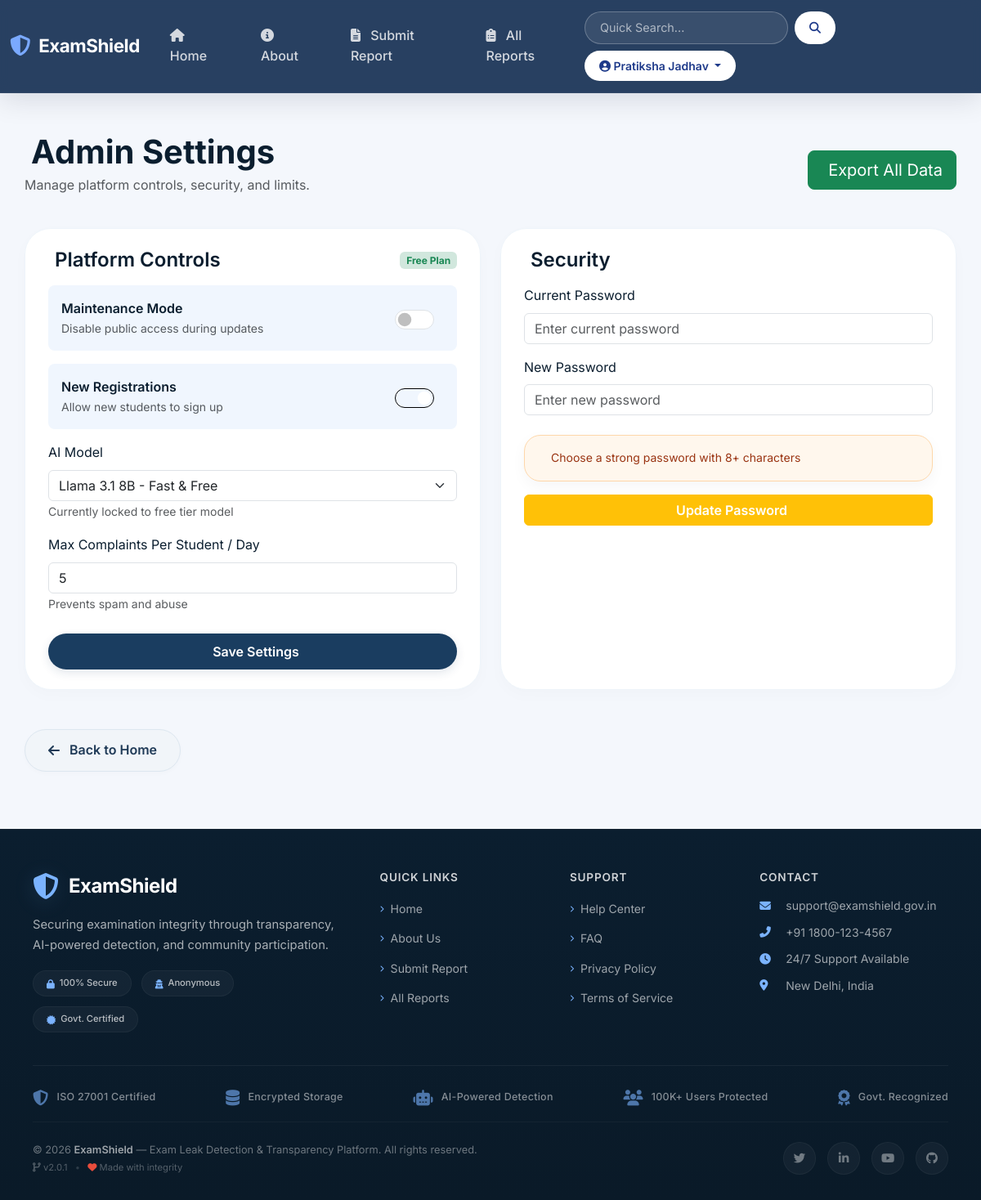
The app's page /admin/settings (signed in) with its own data.
### tables this page shows
CREATE TABLE users (
            id INTEGER PRIMARY KEY AUTOINCREMENT,
            username TEXT NOT NULL UNIQUE,
            password TEXT NOT NULL,
            email TEXT UNIQUE,
            mobile TEXT UNIQUE,
            name TEXT,
            role TEXT DEFAULT 'student',

            -- Verification
            is_mobile_verified INTEGER DEFAULT 0,
            is_email_verified INTEGER DEFAULT 0,
            mobile_otp TEXT,
            otp_generated_at TEXT,

            -- Identity Proof 
            profile_photo TEXT,
            id_proof_type TEXT,
            id_proof_number TEXT,
            id_proof_photo TEXT,
            is_id_verified INTEGER DEFAULT 0,

            -- Tracking & Moderation
            signup_ip TEXT,
            signup_user_agent TEXT,
            created_at TEXT DEFAULT CURRENT_TIMESTAMP,
            is_blocked INTEGER DEFAULT 0,
            trust_score INTEGER DEFAULT 100
        );

CREATE TABLE settings (
                id INTEGER PRIMARY KEY,
                ai_model TEXT DEFAULT 'llama-3.1-8b-instant',
                maintenance_mode INTEGER DEFAULT 0,
                registration_open INTEGER DEFAULT 1,
                max_daily_complaints INTEGER DEFAULT 5
            );

### app.py (the view, shortened to what this page needs)
@app.route('/admin/settings', methods=['GET', 'POST'])
@login_required
@admin_required
def admin_settings():
    conn = get_db()
    settings = conn.execute("SELECT * FROM settings WHERE id=1").fetchone()
    admin = conn.execute("SELECT * FROM users WHERE id =?", (current_user.id,)).fetchone()
    conn.close()
    return render_template('admin_settings.html', admin=admin, settings=settings)

### app.py (called while the page is built)
@login_manager.user_loader
def load_user(user_id):
    conn = get_db()
    user_row = conn.execute('SELECT * FROM users WHERE id =?', (user_id,)).fetchone()
    conn.close()
    if user_row:
        user = dict(user_row)
        return User(
            id=user['id'],
            username=user['username'],
            name=user.get('name', 'User'),
            role=user.get('role', 'student'),
            is_mobile_verified=user.get('is_mobile_verified', 0),
            is_email_verified=user.get('is_email_verified', 0),
            is_blocked=user.get('is_blocked', 0)
        )
    return None

def admin_required(f):
    @wraps(f)
    def decorated_function(*args, **kwargs):
        if not current_user.is_authenticated:
            flash('Please login first', 'error')
            return redirect(url_for('login'))
        if current_user.role!= 'admin':
            flash('You do not have admin permission', 'error')
            return redirect(url_for('dashboard'))
        return f(*args, **kwargs)
    return decorated_function

@app.context_processor
def inject_notifications():
    if current_user.is_authenticated: # FIX: session ki jagah current_user
        conn = get_db()
        count = conn.execute("SELECT COUNT(*) FROM notifications WHERE is_read = 0").fetchone()[0]
        conn.close()
        return dict(unread_count=count)
    return dict(unread_count=0)

def get_settings():
    conn = get_db()
    s = conn.execute("SELECT * FROM settings WHERE id=1").fetchone()
    conn.close()
    return s

@app.before_request
def check_maintenance():
    settings = get_settings()
    if settings and settings['maintenance_mode'] == 1:
        if request.endpoint and 'static' not in request.endpoint:
            if not current_user.is_authenticated or current_user.role!= 'admin':
                return render_template('maintenance.html'), 503

### database.py (called while the page is built)
def get_db():
    conn = sqlite3.connect(DB_PATH)
    conn.row_factory = sqlite3.Row
    return conn

### templates/admin_settings.html (shortened to what this page needs)
{% extends "base.html" %}
{% block content %}
<div class="d-flex justify-content-between align-items-center mb-4">
    <div>
        <h1 class="fw-bold mb-1">Admin Settings</h1>
        <p class="text-muted">Manage platform controls, security, and limits.</p>
    </div>
    <a href="{{ url_for('export_csv') }}" class="btn btn-success btn-lg">
        Export All Data
    </a>
</div>
<div class="row g-4">
    <div class="col-lg-6">
        <div class="card-premium h-100">
            <div class="d-flex align-items-center mb-3">
                <h4 class="mb-0 fw-semibold">Platform Controls</h4>
                <span class="badge bg-success-subtle text-success ms-auto">Free Plan</span>
            </div>
            <form method="POST">
                <div class="d-flex justify-content-between align-items-center p-3 mb-3 rounded-3 bg-soft-blue">
                    <div>
                        <label class="form-check-label fw-semibold" for="maintenance">Maintenance Mode</label>
                        <p class="text-muted small mb-0">Disable public access during updates</p>
                    </div>
                    <div class="form-check form-switch fs-4">
                        <input class="form-check-input" type="checkbox" name="maintenance_mode" id="maintenance" {% if settings.maintenance_mode %}checked{% endif %}>
                    </div>
                </div>
                <div class="d-flex justify-content-between align-items-center p-3 mb-3 rounded-3 bg-soft-blue">
                    <div>
                        <label class="form-check-label fw-semibold" for="registration">New Registrations</label>
                        <p class="text-muted small mb-0">Allow new students to sign up</p>
                    </div>
                    <div class="form-check form-switch fs-4">
                        <input class="form-check-input" type="checkbox" name="registration_open" id="registration" {% if settings.registration_open %}checked{% endif %}>
                    </div>
                </div>
                <div class="mb-3">
                    <label class="form-label">AI Model</label>
                    <select name="ai_model" class="form-select">
                        <option value="llama-3.1-8b-instant" {% if settings.ai_model == 'llama-3.1-8b-instant' %}selected{% endif %}>Llama 3.1 8B - Fast & Free</option>
                    </select>
                    <small class="text-muted">Currently locked to free tier model</small>
                </div>
                <div class="mb-4">
                    <label class="form-label">Max Complaints Per Student / Day</label>
                    <input type="number" name="max_daily_complaints" class="form-control" value="{{ settings.max_daily_complaints }}" min="1">
                    <small class="text-muted">Prevents spam and abuse</small>
                </div>
                <button type="submit" class="btn btn-primary w-100">
                    Save Settings
                </button>
            </form>
        </div>
    </div>
    <div class="col-lg-6">
        <div class="card-premium h-100">
            <div class="d-flex align-items-center mb-3">
                <h4 class="mb-0 fw-semibold">Security</h4>
            </div>
            <form method="POST">
                <div class="mb-3">
                    <label class="form-label">Current Password</label>
                    <input type="password" name="old_password" class="form-control" placeholder="Enter current password" required>
                </div>
                <div class="mb-4">
                    <label class="form-label">New Password</label>
                    <input type="password" name="new_password" class="form-control" placeholder="Enter new password" required>
                </div>
                <div class="alert alert-warning-subtle d-flex align-items-center" role="alert">
                    <small>Choose a strong password with 8+ characters</small>
                </div>
                <button type="submit" class="btn btn-warning w-100 text-white fw-semibold">
                    Update Password
                </button>
            </form>
        </div>
    </div>
</div>
{% endblock %}

### templates/base.html (shortened to what this page needs)
<!DOCTYPE html>
<html lang="en">
<head>
    <link href="https://cdn.jsdelivr.net/npm/bootstrap@5.3.0/dist/css/bootstrap.min.css" rel="stylesheet">
    <link rel="stylesheet" href="https://cdnjs.cloudflare.com/ajax/libs/font-awesome/6.4.0/css/all.min.css">
</head>
<body>
<nav class="navbar navbar-expand-lg navbar-dark">
    <div class="container-fluid" style="max-width: 1400px;">
        <a class="navbar-brand" href="{{ url_for('home') }}">
            <i class="fas fa-shield-alt"></i> ExamShield
        </a>
        <div class="collapse navbar-collapse" id="navbarContent">
            <ul class="navbar-nav me-auto mb-2 mb-lg-0">
                <li class="nav-item">
                    <a class="nav-link {% if request.endpoint == 'home' %}active{% endif %}" href="{{ url_for('home') }}">
                        <i class="fas fa-home"></i> Home
                    </a>
                </li>
                <li class="nav-item">
                    <a class="nav-link {% if request.endpoint == 'about' %}active{% endif %}" href="{{ url_for('about') }}">
                        <i class="fas fa-info-circle"></i> About
                    </a>
                </li>
                {% if current_user.is_authenticated %}
                <li class="nav-item">
                    <a class="nav-link {% if request.endpoint == 'form' %}active{% endif %}" href="{{ url_for('form') }}">
                        <i class="fas fa-file-alt"></i> Submit Report
                    </a>
                </li>
                <li class="nav-item">
                    <a class="nav-link {% if request.endpoint == 'report_list' %}active{% endif %}" href="{{ url_for('report_list') }}">
                        <i class="fas fa-clipboard-list"></i> All Reports
                    </a>
                </li>
                {% endif %}
            </ul>
            <div class="d-flex align-items-center gap-2 flex-wrap">
                {% if current_user.is_authenticated %}
                <form class="d-flex" action="{{ url_for('report_list') }}" method="GET">
                    <input class="form-control form-control-sm search-input me-2"
                           type="search"
                           name="search"
                           placeholder="Quick Search..."
                           style="min-width: 180px;">
                    <button class="btn btn-light btn-sm" type="submit" title="Search">
                        <i class="fas fa-search"></i>
                    </button>
                </form>
                {% endif %}
                {% if current_user.is_authenticated %}
                    <div class="dropdown">
                        <button class="btn btn-light btn-sm dropdown-toggle" type="button" data-bs-toggle="dropdown" aria-expanded="false">
                            <i class="fas fa-user-circle"></i> {{ current_user.username }}
                        </button>
                    </div>
                {% endif %}
            </div>
        </div>
    </div>
</nav>
<main class="container-fluid main-content">
    {% block content %}{% endblock %}
</main>
<div>
    <a href="{{ url_for('home') }}" class="back-btn">
        <i class="fas fa-arrow-left"></i> Back to Home
    </a>
</div>
<footer class="premium-footer">
    <div class="footer-container">
        <div class="footer-top">
            <div class="footer-brand">
                <div class="footer-logo">
                    <i class="fas fa-shield-alt"></i>
                    <span>ExamShield</span>
                </div>
                <p class="footer-tagline">
                    Securing examination integrity through transparency,
                    AI-powered detection, and community participation.
                </p>
                <div class="footer-trust-badge">
                    <span><i class="fas fa-lock"></i> 100% Secure</span>
                    <span><i class="fas fa-user-secret"></i> Anonymous</span>
                    <span><i class="fas fa-certificate"></i> Govt. Certified</span>
                </div>
            </div>
            <div class="footer-links">
                <h6>Quick Links</h6>
                <ul>
                    <li><a href="{{ url_for('home') }}"><i class="fas fa-chevron-right"></i> Home</a></li>
                    <li><a href="{{ url_for('about') }}"><i class="fas fa-chevron-right"></i> About Us</a></li>
                    <li><a href="{{ url_for('form') }}"><i class="fas fa-chevron-right"></i> Submit Report</a></li>
                    <li><a href="{{ url_for('report_list') }}"><i class="fas fa-chevron-right"></i> All Reports</a></li>
                </ul>
            </div>
            <div class="footer-links">
                <h6>Support</h6>
                <ul>
                    <li><a href="#"><i class="fas fa-chevron-right"></i> Help Center</a></li>
                    <li><a href="#"><i class="fas fa-chevron-right"></i> FAQ</a></li>
                    <li><a href="#"><i class="fas fa-chevron-right"></i> Privacy Policy</a></li>
                    <li><a href="#"><i class="fas fa-chevron-right"></i> Terms of Service</a></li>
                </ul>
            </div>
            <div class="footer-links">
                <h6>Contact</h6>
                <ul class="footer-contact">
                    <li><i class="fas fa-envelope"></i> support@examshield.gov.in</li>
                    <li><i class="fas fa-phone-alt"></i> +91 1800-123-4567</li>
                    <li><i class="fas fa-clock"></i> 24/7 Support Available</li>
                    <li><i class="fas fa-map-marker-alt"></i> New Delhi, India</li>
                </ul>
            </div>
        </div>
        <div class="footer-middle">
            <div class="trust-indicators">
                <div class="trust-item">
                    <i class="fas fa-shield-halved"></i>
                    <span>ISO 27001 Certified</span>
                </div>
                <div class="trust-item">
                    <i class="fas fa-database"></i>
                    <span>Encrypted Storage</span>
                </div>
                <div class="trust-item">
                    <i class="fas fa-robot"></i>
                    <span>AI-Powered Detection</span>
                </div>
                <div class="trust-item">
                    <i class="fas fa-users"></i>
                    <span>100K+ Users Protected</span>
                </div>
                <div class="trust-item">
                    <i class="fas fa-award"></i>
                    <span>Govt. Recognized</span>
                </div>
            </div>
        </div>
        <div class="footer-bottom">
            <div class="footer-copyright">
                <p>
                    &copy; 2026 <strong>ExamShield</strong> — Exam Leak Detection &amp; Transparency Platform.
                    All rights reserved.
                </p>
                <p class="footer-version">
                    <i class="fas fa-code-branch"></i> v2.0.1
                    <span class="dot-separator">•</span>
                    <i class="fas fa-heart" style="color: #e74c3c;"></i> Made with integrity
                </p>
            </div>
            <div class="footer-social">
                <a href="#" aria-label="Twitter"><i class="fab fa-twitter"></i></a>
                <a href="#" aria-label="LinkedIn"><i class="fab fa-linkedin-in"></i></a>
                <a href="#" aria-label="YouTube"><i class="fab fa-youtube"></i></a>
                <a href="#" aria-label="GitHub"><i class="fab fa-github"></i></a>
            </div>
        </div>
    </div>
</footer>
</body>
</html>

### templates/admin_settings.html (style rules this page uses)
.bg-soft-blue { background: #F0F6FE; }
.alert-warning-subtle { background: #FFF7ED; color: #9A3412; border: 1px solid #FED7AA; }
.badge.bg-success-subtle { background: #D1FAE5; color: #065F46; }
.form-check-input:checked { background-color: var(--accent); border-color: var(--accent); }

### records on screen
users: username "Pratiksha Jadhav"
settings: registration_open "☑", ai_model "Llama 3.1 8B - Fast & Free", max_daily_complaints "5"
